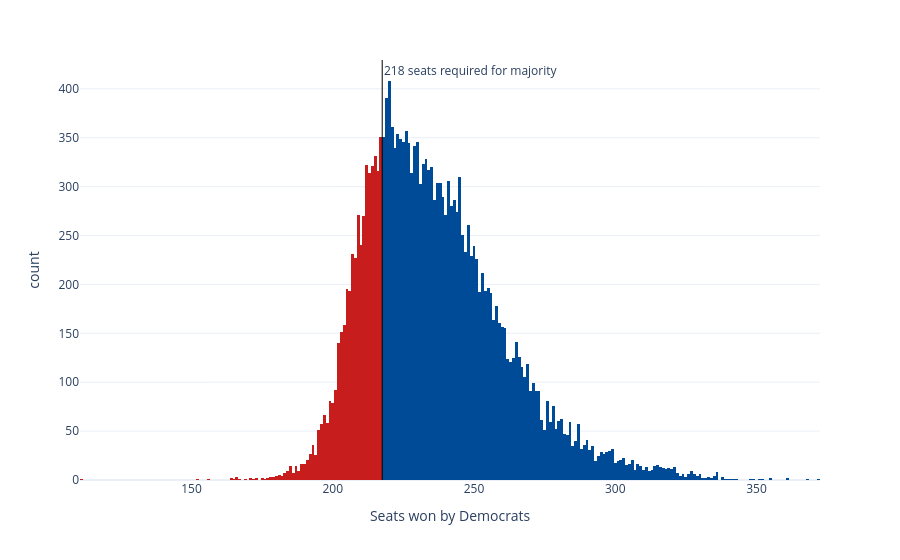

Notebook cell for this chart:
### Code cell
sims_hist = px.histogram(seat_sims, x='seats', nbins=np.unique(seat_sims['seats']).shape[0]*2, color='winner',
                         color_discrete_map={'Democrats': '#004b97', 'Republicans': '#c71e1d'},
                         labels={'seats':'Seats won by Democrats', 'winner': 'Winner'}, template='plotly_white')
sims_hist.update_traces(showlegend=False)
sims_hist.add_vline(x=217.5, line_width=1, line_color='black', annotation_text='218 seats required for majority', 
                    annotation_position='top right')
sims_hist

### Figure 1 — Plotly figure (JSON) as saved in the notebook; plotly's stock layout.template omitted (floating-point values rounded to 4 significant figures; data arrays with more than 128 entries replaced by an {"elided": "..."} marker saying what was removed)
{"data": [{"bingroup": "x", "hovertemplate": "Winner=Democrats<br>Seats won by Democrats=%{x}<br>count=%{y}<extra></extra>", "legendgroup": "Democrats", "marker": {"color": "#004b97", "pattern": {"shape": ""}}, "name": "Democrats", "nbinsx": 374, "orientation": "v", "showlegend": false, "type": "histogram", "x": {"elided": "15244 int values"}, "xaxis": "x", "yaxis": "y"}, {"bingroup": "x", "hovertemplate": "Winner=Republicans<br>Seats won by Democrats=%{x}<br>count=%{y}<extra></extra>", "legendgroup": "Republicans", "marker": {"color": "#c71e1d", "pattern": {"shape": ""}}, "name": "Republicans", "nbinsx": 374, "orientation": "v", "showlegend": false, "type": "histogram", "x": {"elided": "4756 int values"}, "xaxis": "x", "yaxis": "y"}], "layout": {"annotations": [{"showarrow": false, "text": "218 seats required for majority", "x": 217.5, "xanchor": "left", "xref": "x", "y": 1, "yanchor": "top", "yref": "y domain"}], "barmode": "relative", "legend": {"title": {"text": "Winner"}, "tracegroupgap": 0}, "margin": {"t": 60}, "shapes": [{"line": {"color": "black", "width": 1}, "type": "line", "x0": 217.5, "x1": 217.5, "xref": "x", "y0": 0, "y1": 1, "yref": "y domain"}], "xaxis": {"anchor": "y", "domain": [0, 1], "title": {"text": "Seats won by Democrats"}}, "yaxis": {"anchor": "x", "domain": [0, 1], "title": {"text": "count"}}}}
